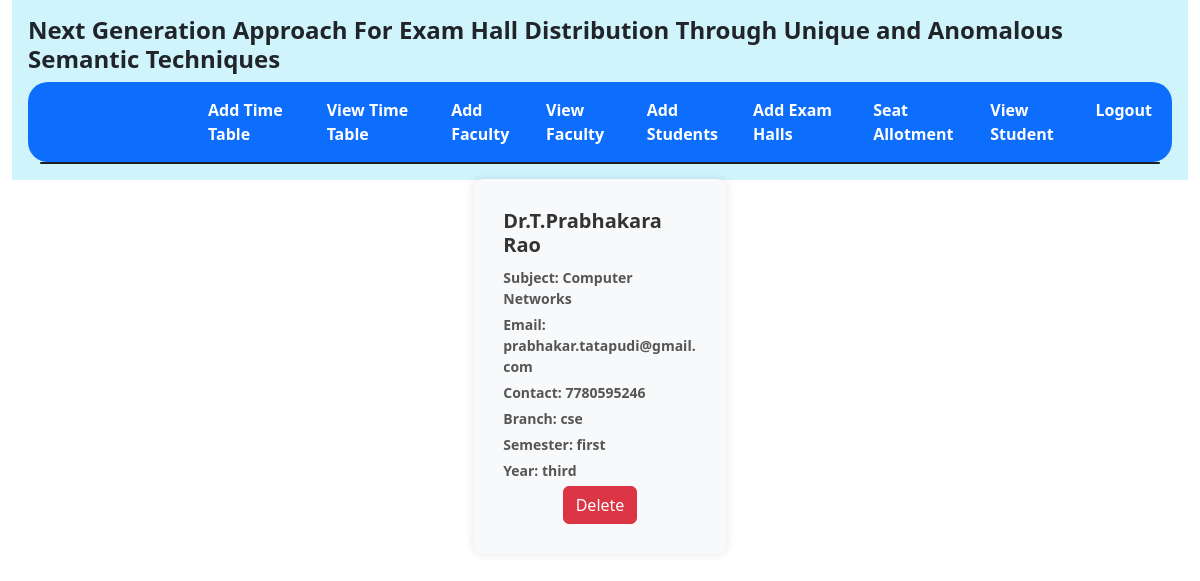
Before: /viewfaculty with the older database file.
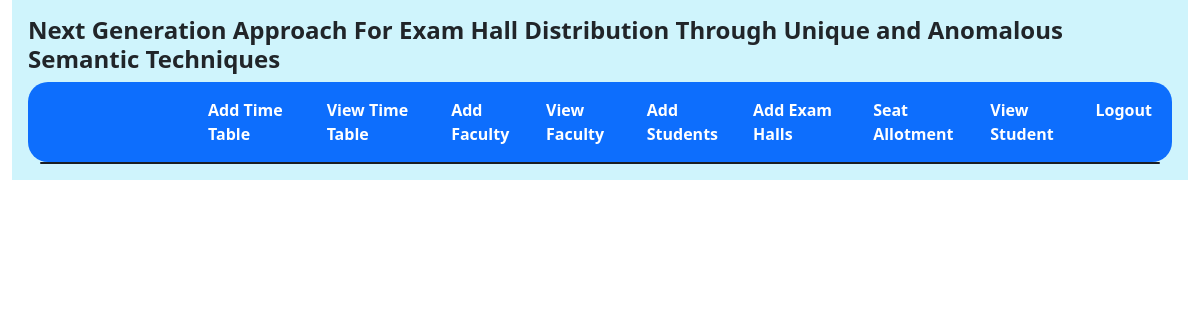
After: the same page with the newer database file.
### adminapp/models.py (models this page shows)
class AddFaculty(models.Model):
    name = models.CharField(max_length=10, null=True)
    email = models.EmailField(max_length=10, null=True)
    contact = models.CharField(max_length=10, null=True)
    branch = models.CharField(max_length=10, null=True)
    subject = models.CharField(max_length=10, null=True)
    semester = models.CharField(max_length=10, null=True)
    year = models.CharField(max_length=10, null=True)
    image = models.FileField(
        upload_to=os.path.join("static", "faculty"))
    profilename = models.CharField(null=True, max_length=50)
    password = models.CharField(max_length=20, null=True)
    class Meta:
        db_table = "Addfaculty"

### adminapp/views.py (the view)
# urls.py: path('viewfaculty', views.viewfaculty, name="viewfaculty"),
def viewfaculty(req):
    all_faculty = AddFaculty.objects.all()
    return render(req, VIEWFACULTYPAGE, {'all_faculties': all_faculty})

### templates/viewfaculty.html (shortened to what this page needs)
{% extends "adminhome.html" %}
{% block content %}
<div class="card-img-overlay">
    <div class="row justify-content-center">
        {% for i in all_faculties %}
        <div class="col-md-3">
            <div class="faculty-card">
                <div class="faculty-card-body">
                    <h6 class="faculty-card-title">{{ i.name }}</h6>
                    <b><p class="faculty-card-details">Subject: {{i.subject}}</p>
                    <p class="faculty-card-details">Email: {{ i.email }}</p>
                    <p class="faculty-card-details">Contact: {{i.contact}}</p>
                    <p class="faculty-card-details">Branch: {{ i.branch }}</p>
                    <p class="faculty-card-details">Semester: {{i.semester}}</p>
                    <p class="faculty-card-details">Year: {{i.year}}</p></b>
                    <center><a href="{% url 'deletefaculty' i.id %}" class="btn btn-danger">Delete</a></center>
                </div>
            </div>
        </div>
        {% endfor %}
    </div>
</div>
{% endblock %}

Changed rows visible on the page:
removed AddFaculty: name "Dr.T.Prabhakara Rao", subject "Computer Networks", email "prabhakar.tatapudi@gmail.com", contact "7780595246", branch "cse", semester "first", year "third"
